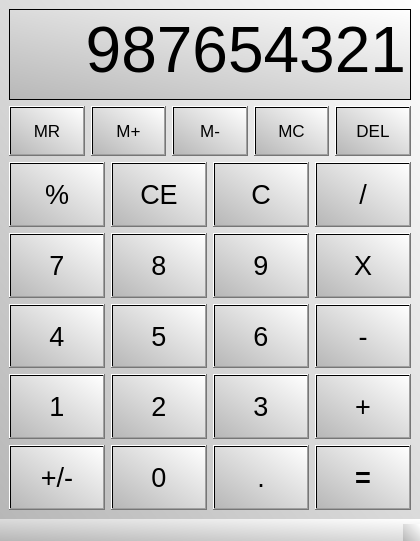
<?xml version="1.0" encoding="UTF-8"?>
<ui version="4.0">
 <class>Calculadora</class>
 <widget class="QMainWindow" name="Calculadora">
  <property name="geometry">
   <rect>
    <x>0</x>
    <y>0</y>
    <width>420</width>
    <height>541</height>
   </rect>
  </property>
  <property name="windowTitle">
   <string>MainWindow</string>
  </property>
  <property name="styleSheet">
   <string notr="true">background-color: qlineargradient(spread:pad, x1:0, y1:1, x2:1, y2:0, stop:0 rgba(183, 183, 183, 255), stop:1 rgba(255, 255, 255, 255));</string>
  </property>
  <widget class="QWidget" name="centralwidget">
   <property name="sizePolicy">
    <sizepolicy hsizetype="Expanding" vsizetype="Preferred">
     <horstretch>0</horstretch>
     <verstretch>0</verstretch>
    </sizepolicy>
   </property>
   <property name="minimumSize">
    <size>
     <width>420</width>
     <height>500</height>
    </size>
   </property>
   <layout class="QVBoxLayout" name="verticalLayout_2" stretch="25,10,70">
    <item>
     <layout class="QVBoxLayout" name="verticalLayout">
      <item>
       <widget class="QTextBrowser" name="textBrowser">
        <property name="minimumSize">
         <size>
          <width>0</width>
          <height>90</height>
         </size>
        </property>
        <property name="maximumSize">
         <size>
          <width>16777215</width>
          <height>91</height>
         </size>
        </property>
        <property name="font">
         <font>
          <pointsize>26</pointsize>
         </font>
        </property>
        <property name="html">
         <string>&lt;!DOCTYPE HTML PUBLIC &quot;-//W3C//DTD HTML 4.0//EN&quot; &quot;http://www.w3.org/TR/REC-html40/strict.dtd&quot;&gt;
&lt;html&gt;&lt;head&gt;&lt;meta name=&quot;qrichtext&quot; content=&quot;1&quot; /&gt;&lt;style type=&quot;text/css&quot;&gt;
p, li { white-space: pre-wrap; }
&lt;/style&gt;&lt;/head&gt;&lt;body style=&quot; font-family:'MS Shell Dlg 2'; font-size:26pt; font-weight:400; font-style:normal;&quot;&gt;
&lt;p align=&quot;right&quot; style=&quot; margin-top:0px; margin-bottom:0px; margin-left:0px; margin-right:0px; -qt-block-indent:0; text-indent:0px;&quot;&gt;&lt;span style=&quot; font-size:48pt;&quot;&gt;987654321&lt;/span&gt;&lt;/p&gt;&lt;/body&gt;&lt;/html&gt;</string>
        </property>
       </widget>
      </item>
     </layout>
    </item>
    <item>
     <layout class="QHBoxLayout" name="horizontalLayout">
      <property name="spacing">
       <number>6</number>
      </property>
      <property name="sizeConstraint">
       <enum>QLayout::SetMaximumSize</enum>
      </property>
      <item>
       <widget class="QPushButton" name="pushButton_28">
        <property name="sizePolicy">
         <sizepolicy hsizetype="Minimum" vsizetype="Expanding">
          <horstretch>0</horstretch>
          <verstretch>0</verstretch>
         </sizepolicy>
        </property>
        <property name="font">
         <font>
          <pointsize>13</pointsize>
         </font>
        </property>
        <property name="text">
         <string>MR</string>
        </property>
       </widget>
      </item>
      <item>
       <widget class="QPushButton" name="pushButton_27">
        <property name="sizePolicy">
         <sizepolicy hsizetype="Minimum" vsizetype="Expanding">
          <horstretch>0</horstretch>
          <verstretch>0</verstretch>
         </sizepolicy>
        </property>
        <property name="font">
         <font>
          <pointsize>13</pointsize>
         </font>
        </property>
        <property name="text">
         <string>M+</string>
        </property>
       </widget>
      </item>
      <item>
       <widget class="QPushButton" name="pushButton_26">
        <property name="sizePolicy">
         <sizepolicy hsizetype="Minimum" vsizetype="Expanding">
          <horstretch>0</horstretch>
          <verstretch>0</verstretch>
         </sizepolicy>
        </property>
        <property name="font">
         <font>
          <pointsize>13</pointsize>
         </font>
        </property>
        <property name="text">
         <string>M-</string>
        </property>
       </widget>
      </item>
      <item>
       <widget class="QPushButton" name="pushButton_24">
        <property name="sizePolicy">
         <sizepolicy hsizetype="Minimum" vsizetype="Expanding">
          <horstretch>0</horstretch>
          <verstretch>0</verstretch>
         </sizepolicy>
        </property>
        <property name="font">
         <font>
          <pointsize>13</pointsize>
         </font>
        </property>
        <property name="text">
         <string>MC</string>
        </property>
       </widget>
      </item>
      <item>
       <widget class="QPushButton" name="pushButton_23">
        <property name="sizePolicy">
         <sizepolicy hsizetype="Minimum" vsizetype="Expanding">
          <horstretch>0</horstretch>
          <verstretch>0</verstretch>
         </sizepolicy>
        </property>
        <property name="font">
         <font>
          <pointsize>13</pointsize>
         </font>
        </property>
        <property name="text">
         <string>DEL</string>
        </property>
       </widget>
      </item>
     </layout>
    </item>
    <item>
     <layout class="QGridLayout" name="gridLayout" rowstretch="0,0,0,0,0">
      <property name="sizeConstraint">
       <enum>QLayout::SetMaximumSize</enum>
      </property>
      <property name="spacing">
       <number>6</number>
      </property>
      <item row="4" column="3">
       <widget class="QPushButton" name="pushButton_equal">
        <property name="sizePolicy">
         <sizepolicy hsizetype="Minimum" vsizetype="Expanding">
          <horstretch>0</horstretch>
          <verstretch>0</verstretch>
         </sizepolicy>
        </property>
        <property name="font">
         <font>
          <pointsize>20</pointsize>
          <weight>75</weight>
          <bold>true</bold>
          <strikeout>false</strikeout>
         </font>
        </property>
        <property name="autoFillBackground">
         <bool>false</bool>
        </property>
        <property name="text">
         <string>=</string>
        </property>
       </widget>
      </item>
      <item row="0" column="0">
       <widget class="QPushButton" name="pushButton">
        <property name="sizePolicy">
         <sizepolicy hsizetype="Minimum" vsizetype="Expanding">
          <horstretch>0</horstretch>
          <verstretch>0</verstretch>
         </sizepolicy>
        </property>
        <property name="font">
         <font>
          <pointsize>20</pointsize>
         </font>
        </property>
        <property name="text">
         <string>%</string>
        </property>
       </widget>
      </item>
      <item row="0" column="3">
       <widget class="QPushButton" name="pushButton_5">
        <property name="sizePolicy">
         <sizepolicy hsizetype="Minimum" vsizetype="Expanding">
          <horstretch>0</horstretch>
          <verstretch>0</verstretch>
         </sizepolicy>
        </property>
        <property name="font">
         <font>
          <pointsize>20</pointsize>
         </font>
        </property>
        <property name="autoFillBackground">
         <bool>false</bool>
        </property>
        <property name="text">
         <string>/</string>
        </property>
       </widget>
      </item>
      <item row="1" column="3">
       <widget class="QPushButton" name="pushButton_19">
        <property name="sizePolicy">
         <sizepolicy hsizetype="Minimum" vsizetype="Expanding">
          <horstretch>0</horstretch>
          <verstretch>0</verstretch>
         </sizepolicy>
        </property>
        <property name="font">
         <font>
          <pointsize>20</pointsize>
         </font>
        </property>
        <property name="autoFillBackground">
         <bool>false</bool>
        </property>
        <property name="text">
         <string>X</string>
        </property>
       </widget>
      </item>
      <item row="4" column="0">
       <widget class="QPushButton" name="pushButton_8">
        <property name="sizePolicy">
         <sizepolicy hsizetype="Minimum" vsizetype="Expanding">
          <horstretch>0</horstretch>
          <verstretch>0</verstretch>
         </sizepolicy>
        </property>
        <property name="font">
         <font>
          <pointsize>20</pointsize>
         </font>
        </property>
        <property name="text">
         <string>+/-</string>
        </property>
       </widget>
      </item>
      <item row="3" column="2">
       <widget class="QPushButton" name="pushButton_15">
        <property name="sizePolicy">
         <sizepolicy hsizetype="Minimum" vsizetype="Expanding">
          <horstretch>0</horstretch>
          <verstretch>0</verstretch>
         </sizepolicy>
        </property>
        <property name="font">
         <font>
          <pointsize>20</pointsize>
         </font>
        </property>
        <property name="text">
         <string>3</string>
        </property>
       </widget>
      </item>
      <item row="4" column="2">
       <widget class="QPushButton" name="pushButton_18">
        <property name="sizePolicy">
         <sizepolicy hsizetype="Minimum" vsizetype="Expanding">
          <horstretch>0</horstretch>
          <verstretch>0</verstretch>
         </sizepolicy>
        </property>
        <property name="font">
         <font>
          <pointsize>20</pointsize>
         </font>
        </property>
        <property name="text">
         <string>.</string>
        </property>
       </widget>
      </item>
      <item row="2" column="3">
       <widget class="QPushButton" name="pushButton_20">
        <property name="sizePolicy">
         <sizepolicy hsizetype="Minimum" vsizetype="Expanding">
          <horstretch>0</horstretch>
          <verstretch>0</verstretch>
         </sizepolicy>
        </property>
        <property name="font">
         <font>
          <pointsize>20</pointsize>
         </font>
        </property>
        <property name="autoFillBackground">
         <bool>false</bool>
        </property>
        <property name="text">
         <string>-</string>
        </property>
       </widget>
      </item>
      <item row="1" column="2">
       <widget class="QPushButton" name="pushButton_14">
        <property name="sizePolicy">
         <sizepolicy hsizetype="Minimum" vsizetype="Expanding">
          <horstretch>0</horstretch>
          <verstretch>0</verstretch>
         </sizepolicy>
        </property>
        <property name="font">
         <font>
          <pointsize>20</pointsize>
         </font>
        </property>
        <property name="text">
         <string>9</string>
        </property>
       </widget>
      </item>
      <item row="0" column="1">
       <widget class="QPushButton" name="pushButton_3">
        <property name="sizePolicy">
         <sizepolicy hsizetype="Minimum" vsizetype="Expanding">
          <horstretch>0</horstretch>
          <verstretch>0</verstretch>
         </sizepolicy>
        </property>
        <property name="font">
         <font>
          <pointsize>20</pointsize>
         </font>
        </property>
        <property name="text">
         <string>CE</string>
        </property>
       </widget>
      </item>
      <item row="2" column="1">
       <widget class="QPushButton" name="pushButton_9">
        <property name="sizePolicy">
         <sizepolicy hsizetype="Minimum" vsizetype="Expanding">
          <horstretch>0</horstretch>
          <verstretch>0</verstretch>
         </sizepolicy>
        </property>
        <property name="font">
         <font>
          <pointsize>20</pointsize>
         </font>
        </property>
        <property name="text">
         <string>5</string>
        </property>
       </widget>
      </item>
      <item row="4" column="1">
       <widget class="QPushButton" name="pushButton_13">
        <property name="sizePolicy">
         <sizepolicy hsizetype="Minimum" vsizetype="Expanding">
          <horstretch>0</horstretch>
          <verstretch>0</verstretch>
         </sizepolicy>
        </property>
        <property name="font">
         <font>
          <pointsize>20</pointsize>
         </font>
        </property>
        <property name="text">
         <string>0</string>
        </property>
       </widget>
      </item>
      <item row="1" column="1">
       <widget class="QPushButton" name="pushButton_10">
        <property name="sizePolicy">
         <sizepolicy hsizetype="Minimum" vsizetype="Expanding">
          <horstretch>0</horstretch>
          <verstretch>0</verstretch>
         </sizepolicy>
        </property>
        <property name="font">
         <font>
          <pointsize>20</pointsize>
         </font>
        </property>
        <property name="text">
         <string>8</string>
        </property>
       </widget>
      </item>
      <item row="2" column="0">
       <widget class="QPushButton" name="pushButton_7">
        <property name="sizePolicy">
         <sizepolicy hsizetype="Minimum" vsizetype="Expanding">
          <horstretch>0</horstretch>
          <verstretch>0</verstretch>
         </sizepolicy>
        </property>
        <property name="font">
         <font>
          <pointsize>20</pointsize>
         </font>
        </property>
        <property name="text">
         <string>4</string>
        </property>
       </widget>
      </item>
      <item row="3" column="0">
       <widget class="QPushButton" name="pushButton_2">
        <property name="sizePolicy">
         <sizepolicy hsizetype="Minimum" vsizetype="Expanding">
          <horstretch>0</horstretch>
          <verstretch>0</verstretch>
         </sizepolicy>
        </property>
        <property name="font">
         <font>
          <pointsize>20</pointsize>
         </font>
        </property>
        <property name="text">
         <string>1</string>
        </property>
       </widget>
      </item>
      <item row="3" column="1">
       <widget class="QPushButton" name="pushButton_12">
        <property name="sizePolicy">
         <sizepolicy hsizetype="Minimum" vsizetype="Expanding">
          <horstretch>0</horstretch>
          <verstretch>0</verstretch>
         </sizepolicy>
        </property>
        <property name="font">
         <font>
          <pointsize>20</pointsize>
         </font>
        </property>
        <property name="text">
         <string>2</string>
        </property>
       </widget>
      </item>
      <item row="1" column="0">
       <widget class="QPushButton" name="pushButton_6">
        <property name="sizePolicy">
         <sizepolicy hsizetype="Minimum" vsizetype="Expanding">
          <horstretch>0</horstretch>
          <verstretch>0</verstretch>
         </sizepolicy>
        </property>
        <property name="font">
         <font>
          <pointsize>20</pointsize>
         </font>
        </property>
        <property name="text">
         <string>7</string>
        </property>
       </widget>
      </item>
      <item row="2" column="2">
       <widget class="QPushButton" name="pushButton_16">
        <property name="sizePolicy">
         <sizepolicy hsizetype="Minimum" vsizetype="Expanding">
          <horstretch>0</horstretch>
          <verstretch>0</verstretch>
         </sizepolicy>
        </property>
        <property name="font">
         <font>
          <pointsize>20</pointsize>
         </font>
        </property>
        <property name="text">
         <string>6</string>
        </property>
       </widget>
      </item>
      <item row="0" column="2">
       <widget class="QPushButton" name="pushButton_4">
        <property name="sizePolicy">
         <sizepolicy hsizetype="Minimum" vsizetype="Expanding">
          <horstretch>0</horstretch>
          <verstretch>0</verstretch>
         </sizepolicy>
        </property>
        <property name="font">
         <font>
          <pointsize>20</pointsize>
         </font>
        </property>
        <property name="text">
         <string>C</string>
        </property>
       </widget>
      </item>
      <item row="3" column="3">
       <widget class="QPushButton" name="pushButton_21">
        <property name="sizePolicy">
         <sizepolicy hsizetype="Minimum" vsizetype="Expanding">
          <horstretch>0</horstretch>
          <verstretch>0</verstretch>
         </sizepolicy>
        </property>
        <property name="font">
         <font>
          <pointsize>20</pointsize>
         </font>
        </property>
        <property name="autoFillBackground">
         <bool>false</bool>
        </property>
        <property name="text">
         <string>+</string>
        </property>
       </widget>
      </item>
     </layout>
    </item>
   </layout>
  </widget>
  <widget class="QMenuBar" name="menubar">
   <property name="geometry">
    <rect>
     <x>0</x>
     <y>0</y>
     <width>420</width>
     <height>21</height>
    </rect>
   </property>
  </widget>
  <widget class="QStatusBar" name="statusbar"/>
 </widget>
 <resources/>
 <connections/>
</ui>
